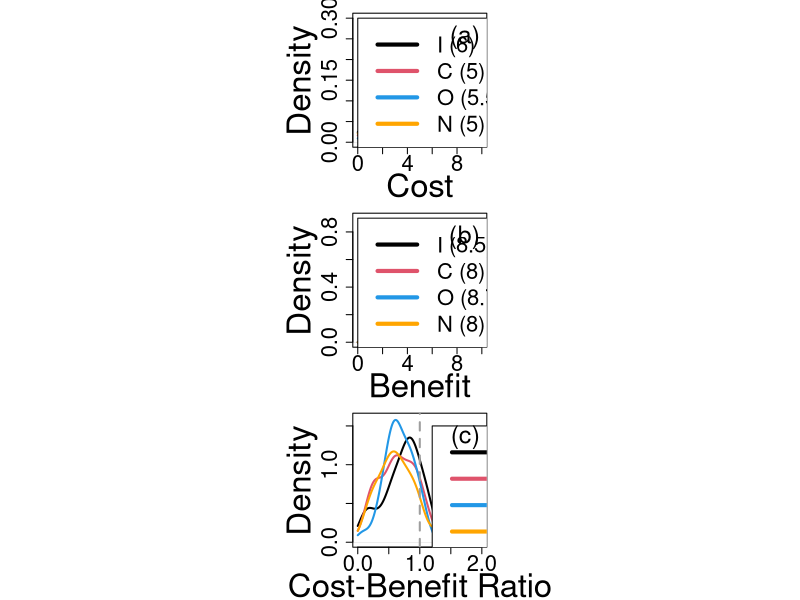
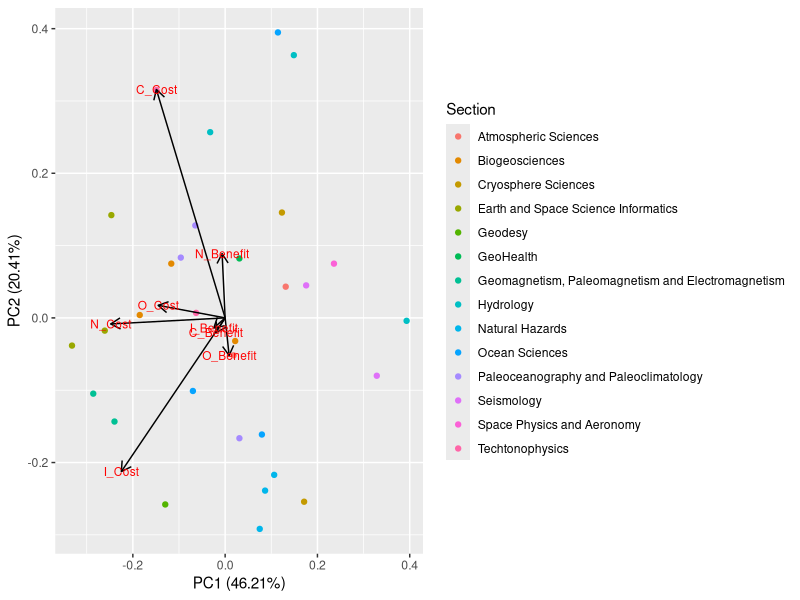

These charts were generated, in order, by the following R code:

dat = read.csv("ICON Cost_Benefit - Sheet1.csv",skip=1,stringsAsFactors = F)
head(dat)

# compute the cost-benefit ratios for each letter in each section

dat$I_CB_Ratio = dat$I_Cost/dat$I_Benefit
dat$C_CB_Ratio = dat$C_Cost/dat$C_Benefit
dat$O_CB_Ratio = dat$O_Cost/dat$O_Benefit
dat$N_CB_Ratio = dat$N_Cost/dat$N_Benefit

# make kernel density plots

pdf("ICON_Cost_Benefit.pdf",height=15)
par(pty="s",mfrow=c(3,1),mar=c(4,4,1,1))

plot(density(dat$I_Cost,from = 0,to = 10),type = "l",lwd=2,xlab="Cost",cex.lab=3,cex.axis=2,main="",ylim=c(0,0.3))
points(density(dat$C_Cost,from = 0,to = 10),type = "l",lwd=2,col=2)
points(density(dat$O_Cost,from = 0,to = 10),type = "l",lwd=2,col=4)
points(density(dat$N_Cost,from = 0,to = 10),type = "l",lwd=2,col="orange")
legend(0,0.3,legend = c(paste0("I (",round(median(dat$I_Cost),digits = 2),")"),
                        paste0("C (",round(median(dat$C_Cost),digits = 2),")"),
                        paste0("O (",round(median(dat$O_Cost),digits = 2),")"),
                        paste0("N (",round(median(dat$N_Cost),digits = 2),")")),
       lty = 1,col=c(1,2,4,"orange"),lwd=4,cex=2)
mtext(text = "(a) ",side = 3,line = -2.5,cex = 1.5,adj = 1)


plot(density(dat$I_Benefit,from = 0,to = 10),type = "l",lwd=2,xlab="Benefit",cex.lab=3,cex.axis=2,main="",ylim=c(0,0.9))
points(density(dat$C_Benefit,from = 0,to = 10),type = "l",lwd=2,col=2)
points(density(dat$O_Benefit,from = 0,to = 10),type = "l",lwd=2,col=4)
points(density(dat$N_Benefit,from = 0,to = 10),type = "l",lwd=2,col="orange")
legend(0,0.9,legend = c(paste0("I (",round(median(dat$I_Benefit),digits = 2),")"),
                        paste0("C (",round(median(dat$C_Benefit),digits = 2),")"),
                        paste0("O (",round(median(dat$O_Benefit),digits = 2),")"),
                        paste0("N (",round(median(dat$N_Benefit),digits = 2),")")),
       lty = 1,col=c(1,2,4,"orange"),lwd=4,cex=2)
mtext(text = "(b) ",side = 3,line = -2.5,cex = 1.5,adj = 1)

plot(density(dat$I_CB_Ratio,from = 0,to = 2),type = "l",lwd=2,xlab="Cost-Benefit Ratio",cex.lab=3,cex.axis=2,main="",ylim=c(0,1.6))
points(density(dat$C_CB_Ratio,from = 0,to = 2),type = "l",lwd=2,col=2)
points(density(dat$O_CB_Ratio,from = 0,to = 2),type = "l",lwd=2,col=4)
points(density(dat$N_CB_Ratio,from = 0,to = 2),type = "l",lwd=2,col="orange")
legend(1.2,1.5,legend = c(paste0("I (",round(median(dat$I_CB_Ratio),digits = 2),")"),
                        paste0("C (",round(median(dat$C_CB_Ratio),digits = 2),")"),
                        paste0("O (",round(median(dat$O_CB_Ratio),digits = 2),")"),
                        paste0("N (",round(median(dat$N_CB_Ratio),digits = 2),")")),
       lty = 1,col=c(1,2,4,"orange"),lwd=4,cex=2)
abline(v=1,col=8,lwd=2,lty=2)
mtext(text = "(c) ",side = 3,line = -2.5,cex = 1.5,adj = 1)


dev.off()

# do wilcox text comparing cost to benefit

costs = c(dat$I_Cost,dat$C_Cost,dat$O_Cost,dat$N_Cost)

benefits = c(dat$I_Benefit,dat$C_Benefit,dat$O_Benefit,dat$N_Benefit)

summary(costs)
# Min. 1st Qu.  Median    Mean 3rd Qu.    Max. 
# 0.750   3.750   5.375   5.434   7.250   9.250

summary(benefits)
# Min. 1st Qu.  Median    Mean 3rd Qu.    Max. 
# 3.750   7.750   8.375   8.177   9.000   9.500 

wilcox.test(x = costs,y = benefits)
# W = 2273.5, p-value < 2.2e-16

# do one sided wilcox to test if medians of the ratios are less than 1
wilcox.test(x = dat$I_CB_Ratio,alternative = "less",mu = 1)
# data:  dat$I_CB_Ratio
# V = 21, p-value = 1.79e-05
# alternative hypothesis: true location is less than 1

wilcox.test(x = dat$C_CB_Ratio,alternative = "less",mu = 1)
# data:  dat$C_CB_Ratio
# V = 14, p-value = 5.66e-06
# alternative hypothesis: true location is less than 1

wilcox.test(x = dat$O_CB_Ratio,alternative = "less",mu = 1)
# data:  dat$O_CB_Ratio
# V = 6, p-value = 1.669e-06
# alternative hypothesis: true location is less than 1

wilcox.test(x = dat$N_CB_Ratio,alternative = "less",mu = 1)
# data:  dat$N_CB_Ratio
# V = 55, p-value = 0.0001357
# alternative hypothesis: true location is less than 1

# doing PCA and associated plot
library(ggfortify)

df = dat[,-grep(pattern = "Ratio",x = colnames(dat))]
df = df[,-grep(pattern = "Team",x = colnames(df))]

pca_res <- prcomp(df[,-grep(pattern = "Section",x = colnames(df))], scale. = F)

pdf("ICON_PCA.pdf", width = 12)
autoplot(pca_res, data = df, colour = 'Section', loadings = TRUE,
         loadings.label = TRUE, loadings.label.size = 3,loadings.colour = 'black')
dev.off()
